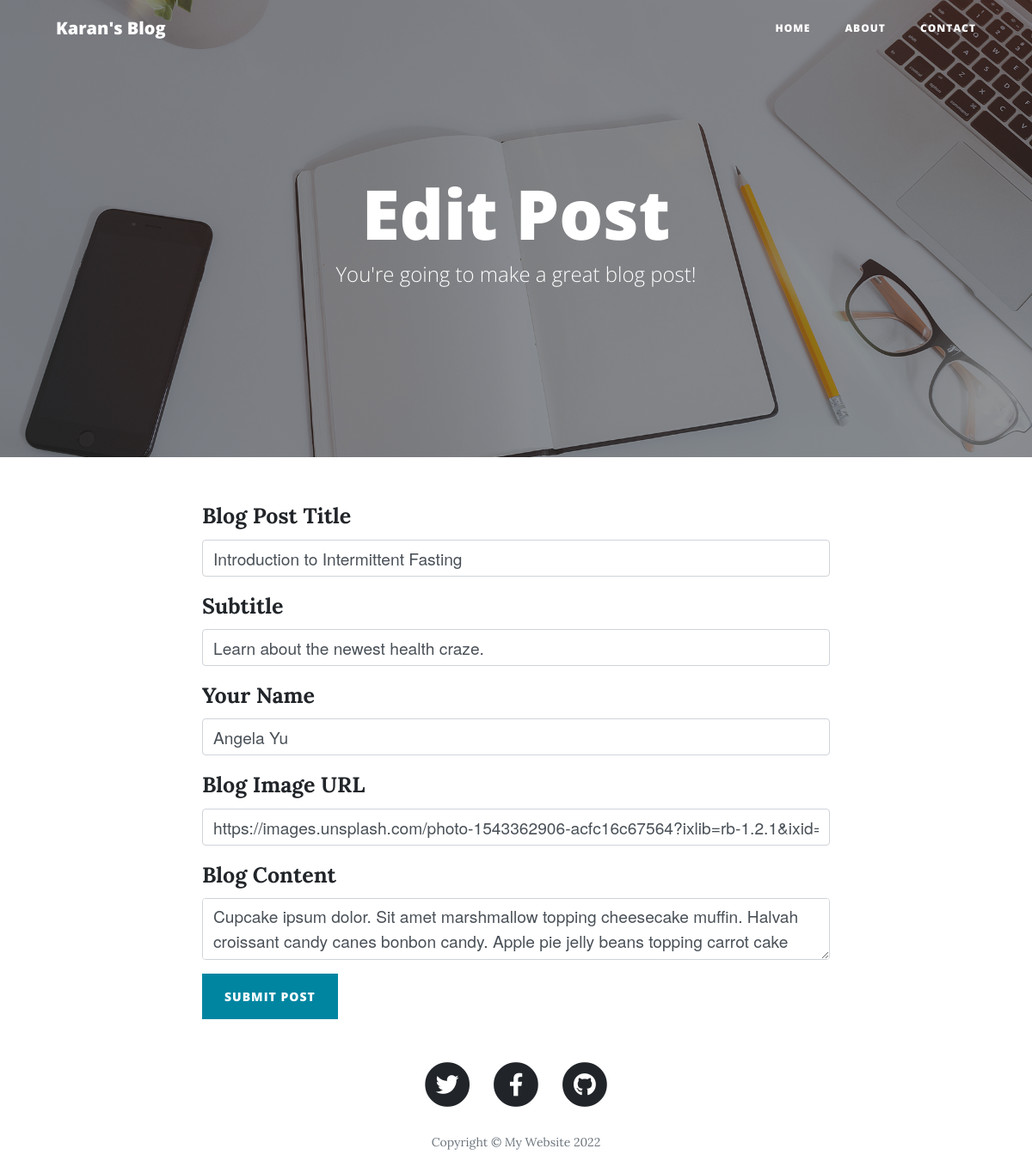
The page /edit-post/3 on the database as committed earlier.
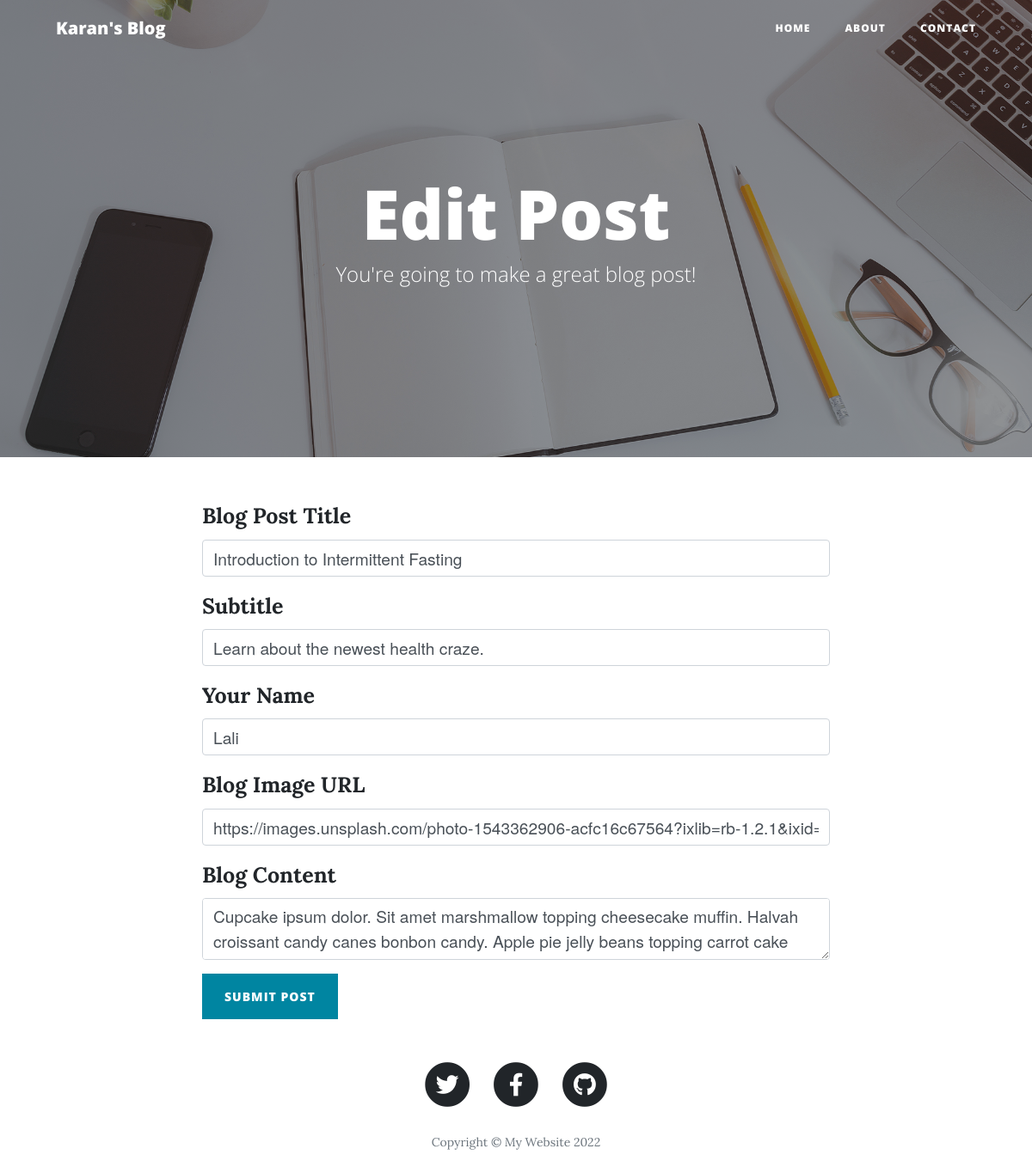
The same page on the database as committed later.
### main.py (models this page shows)
class BlogPost(db.Model):
    id = db.Column(db.Integer, primary_key=True)
    title = db.Column(db.String(250), unique=True, nullable=False)
    subtitle = db.Column(db.String(250), nullable=False)
    date = db.Column(db.String(250), nullable=False)
    body = db.Column(db.Text, nullable=False)
    author = db.Column(db.String(250), nullable=False)
    img_url = db.Column(db.String(250), nullable=False)

### main.py (the view, shortened to what this page needs)
@app.route('/edit-post/<int:post_id>', methods=['GET', 'POST'])
def edit(post_id):
    post = db.session.query(BlogPost).get(post_id)
    edit_form = CreatePostForm(
        title=post.title,
        subtitle=post.subtitle,
        author=post.author,
        img_url=post.img_url,
        body=post.body
    )
    return render_template('make-post.html', form=edit_form, id=post_id)

### main.py
class CreatePostForm(FlaskForm):
    title = StringField("Blog Post Title", validators=[InputRequired()])
    subtitle = StringField("Subtitle", validators=[InputRequired()])
    author = StringField("Your Name", validators=[InputRequired()])
    img_url = StringField("Blog Image URL", validators=[InputRequired(), URL()])
    body = CKEditorField("Blog Content", validators=[InputRequired()])
    submit = SubmitField("Submit Post")

### templates/make-post.html (shortened to what this page needs)
{% include "header.html" %}
<header class="masthead" style="background-image: url('{{ url_for('static', filename='img/edit-bg.jpg')}}')">
  <div class="overlay"></div>
  <div class="container">
    <div class="row">
      <div class="col-lg-8 col-md-10 mx-auto">
        <div class="page-heading">
          {% if '/new-post' in request.url %}
          <h1>New Post</h1>
          {% else %}
          <h1>Edit Post</h1>
          {% endif %}
          <span class="subheading">You're going to make a great blog post!</span>
        </div>
      </div>
    </div>
  </div>
</header>
<div class="container">
  <div class="row">
    <div class="col-lg-8 col-md-10 mx-auto">
      {% if '/new-post' in request.url %}
      <form action="{{ url_for('add') }}" method="post" novalidate>
      {% else %}
      <form action="{{ url_for('edit', post_id=id) }}" method="post" novalidate>
      {% endif %}
        <div class="form-group">
          {{ form.title.label }} <br> {{ form.title(autofocus=True, class_='form-control') }}
        </div>
        <div class="form-group">
          {{ form.subtitle.label }} <br> {{ form.subtitle(class_='form-control') }}
        </div>
        <div class="form-group">
          {{ form.author.label }} <br> {{ form.author(class_='form-control') }}
        </div>
        <div class="form-group">
          {{ form.img_url.label }} <br> {{ form.img_url(class_='form-control') }}
        </div>
        <div class="form-group">
          {{ form.body.label }} <br> {{ form.body(class_='form-control') }}
        </div>
        {{ form.submit(class_='btn btn-primary') }}
      </form>
    </div>
  </div>
</div>
{% include "footer.html" %}

Rows that differ between the two databases and show on the page:
changed BlogPost "Introduction to Intermittent Fasting": author "Angela Yu" → "Lali"
